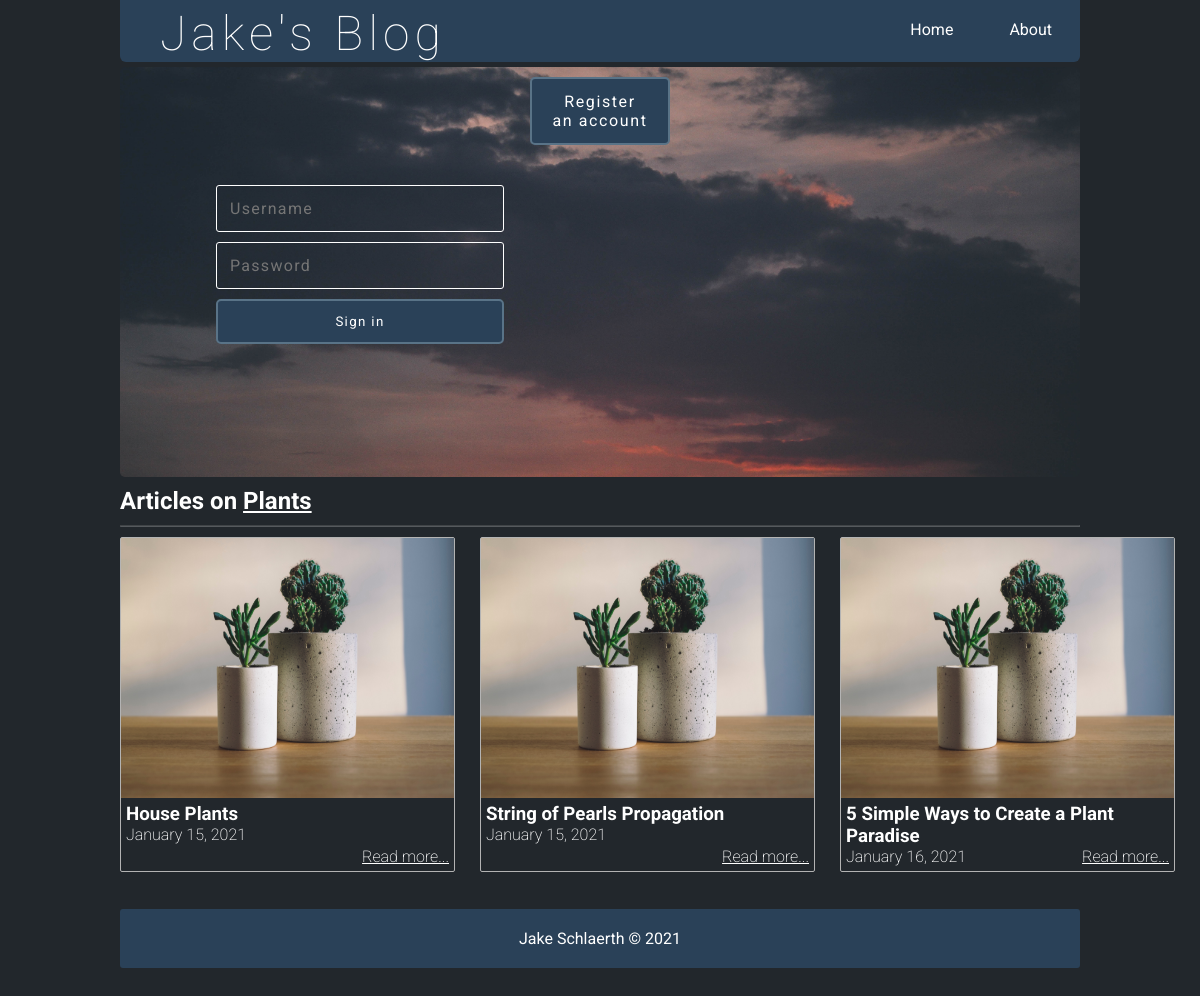
The page /filtered_posts.php?topic=1 on the database its author committed.
### tables this page shows
CREATE TABLE `topics` (
  `id` int NOT NULL,
  `name` varchar(255) DEFAULT NULL,
  `slug` varchar(255) NOT NULL
);

CREATE TABLE `posts` (
  `id` int NOT NULL,
  `user_id` int DEFAULT NULL,
  `title` varchar(255) NOT NULL,
  `slug` varchar(255) NOT NULL,
  `body` text NOT NULL,
  `created_at` timestamp NOT NULL DEFAULT CURRENT_TIMESTAMP ON UPDATE CURRENT_TIMESTAMP
);

### includes/public_functions.php (called while the page is built, shortened)
<?php
function getPostTopic($post_id) {
    global $conn;
    $query = "SELECT DISTINCT topics.id as id, topics.name AS name, topics.slug AS slug FROM post_topic
        INNER JOIN topics ON topics.id=post_topic.topic_id
        INNER JOIN posts ON  post_topic.post_id=$post_id";
    $result = mysqli_query($conn, $query);
    $topic = mysqli_fetch_assoc($result);
    return $topic;
}
function getPublishedPostsByTopic($topic_id) {
    global $conn;
    $query = "SELECT * FROM posts
			    WHERE posts.id IN
			        (SELECT post_topic.post_id FROM post_topic
				    WHERE post_topic.topic_id=$topic_id GROUP BY post_topic.post_id
                    HAVING COUNT(1) = 1)";
    $result = mysqli_query($conn, $query);
    $posts = mysqli_fetch_all($result, MYSQLI_ASSOC);
    $final_posts = array();
    foreach ($posts as $post) {
        $post['topic'] = getPostTopic($post['id']);
        array_push($final_posts, $post);
    }
    return $final_posts;
}
function getTopicNameById($topic_id) {
    global $conn;
    $query = "SELECT name FROM topics WHERE id=$topic_id";
    $result = mysqli_query($conn, $query);
    $topic = mysqli_fetch_assoc($result);
    return($topic['name']);
}

### filtered_posts.php (the view, shortened to what this page needs)
<?php include('config.php'); ?>
<?php include('includes/public_functions.php'); ?>
<?php include('includes/head.php'); ?>
<?php
if (isset($_GET['topic'])) {
    $topic_id = $_GET['topic'];
    $posts = getPublishedPostsByTopic($topic_id);
}
?>
</head>
<body>
    <div class="container">
        <?php include('includes/navbar.php') ?>
        <?php include('includes/banner.php') ?>
        <h2 class="content-title">
            Articles on <u><?php echo getTopicNameById($topic_id); ?> </u>
        </h2>
        <hr>
        <div class="posts-container">
            <?php foreach ($posts as $post) : ?>
                <div class="post" style="margin-left: 0px;">
                    <img src="<?php echo BASE_URL . '/static/images/' . $post['topic']['name'] . '.jpg'; ?>" class="post_image" alt="">
                    <a href="single_post.php?post-slug=<?php echo $post['slug']; ?>">
                        <div class="post_info">
                            <h3><?php echo $post['title'] ?></h3>
                            <div class="info">
                                <span><?php echo date("F j, Y ", strtotime($post["created_at"])); ?></span>
                                <span class="read_more">Read more...</span>
                            </div>
                        </div>
                    </a>
                </div>
            <?php endforeach ?>
        </div>
        <?php include(ROOT_PATH . '/includes/footer.php'); ?>

### static/css/public_styles.css (style rules this page uses)
* { margin: 0px; padding: 0px; font-family: 'Roboto', 'Courier New', Courier, monospace; color: white; }
body { position: relative; margin: 0; padding-bottom: 6rem; min-height: 100%; background-color: #22272c; }
h1, h2, h3, h4, h5, h6 { color: white; }
a { text-decoration: none; }
hr { margin: 10px 0px; opacity: .25; }
.container { width: 80%; margin: 0px auto; }
.posts-container { display: grid; justify-content: space-around; align-content: space-around; grid-template-columns: 335px 335px 335px; grid-template-rows: 335px; grid-gap: 25px; }
.content-title { margin: 10px auto; }
.posts-container .post { position: relative; border-radius: 2px; border: 1px solid #b3b3b3; }
.posts-container .post .post_image { height: 260px; width: 100%; background-size: 100%; }
.posts-container .post .post_info { height: 100%; padding: 5px 5px; font-weight: 200; }
.posts-container .post .post_info span.read_more { position: absolute; right: 5px; bottom: 5px; text-decoration: underline; }

### rows shown on the page
topics: name "Plants"
posts: topics.name (picture), title "House Plants", created_at "January 15, 2021"
posts: topics.name (picture), title "String of Pearls Propagation", created_at "January 15, 2021"
posts: topics.name (picture), title "5 Simple Ways to Create a Plant Paradise", created_at "January 16, 2021"
